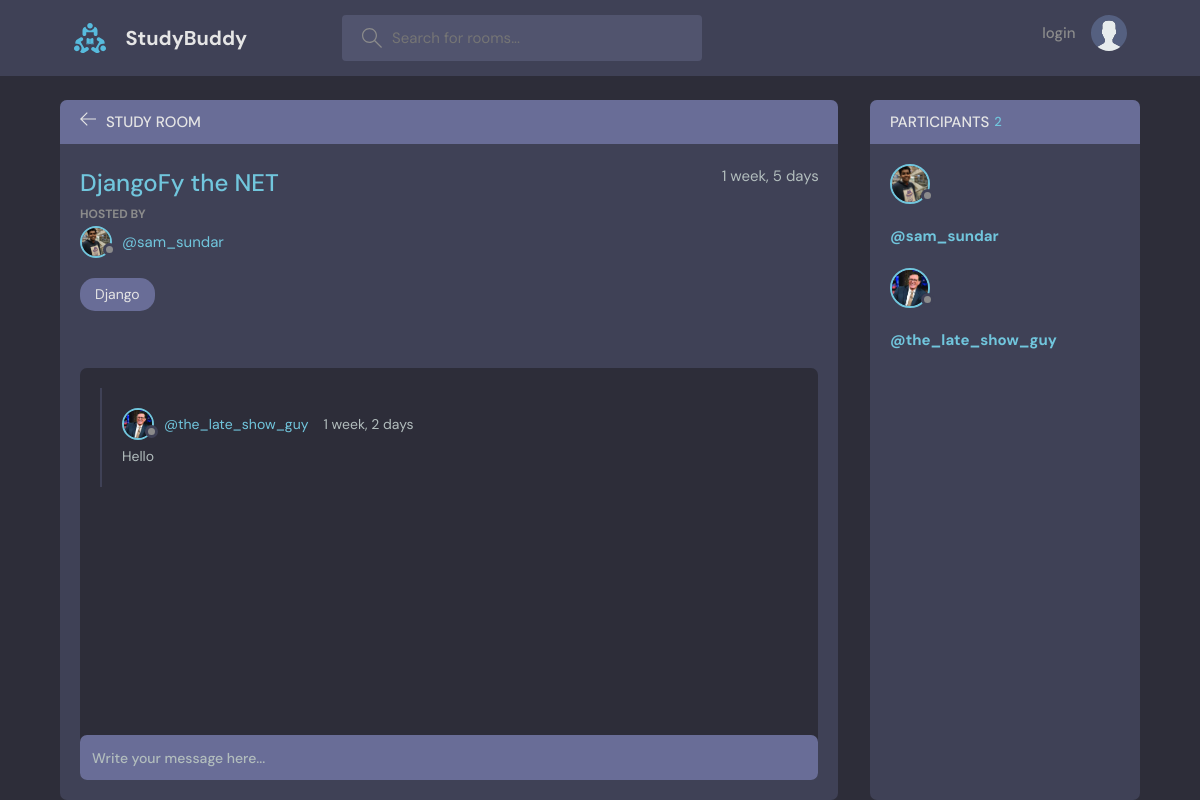
The app's page /room/18/ with its own data.
### base/models.py (models this page shows, shortened)
class Room(models.Model):
    host = models.ForeignKey(User,on_delete=models.SET_NULL,null=True)
    topic=models.ForeignKey(Topic,on_delete=models.SET_NULL,null=True) #if topic was placed below Room then we must put Topic under Singles Commas i.e 'Topic',on_delete=models.CASCADE
    name=models.CharField(max_length=200)
    description=models.TextField(null=True,blank=True);
    participants=models.ManyToManyField(User,related_name='participants',blank=True)
    likes=models.ManyToManyField(User,related_name='likes',blank=True)
    updated =models.DateTimeField(auto_now=True)   #automatic
    created =models.DateTimeField(auto_now_add=True)  #it will only save a value once i.e the time it is created
    def total_likes(self):
        return self.likes.count()
    class Meta:
        ordering = ['-updated','-created']  # '-' puts the new data field before all the prefilled data

class User(AbstractUser):
    name = models.CharField(db_index=True, unique=True, max_length=255,null=True)
    email=models.EmailField(unique=True,null=True)
    bio=models.TextField(null=True)
    avatar=models.ImageField(null=True,default="avatar.svg")
    USERNAME_FIELD ='email'
    REQUIRED_FIELDS = ['username']

class Topic(models.Model):
    name=models.CharField(max_length=200)
    def __str__(self):
        return self.name

class Message(models.Model):
    user=models.ForeignKey(User,on_delete=models.CASCADE)
    room=models.ForeignKey(Room,on_delete=models.CASCADE)
    body=models.TextField()
    updated=models.DateTimeField(auto_now=True)
    created=models.DateTimeField(auto_now_add=True)
    class Meta:
        ordering = ['-updated','-created']  # '-' puts the new data field before all the prefilled data

### base/views.py (the view, shortened to what this page needs)
# urls.py: path('room/<str:pk>/',views.room,name="room"),
def room(request,pk):
    room=Room.objects.get(id=pk)
    room_messages=room.message_set.all().order_by('-created')
    participants=room.participants.all()
    stuff=get_object_or_404(Room,id=pk)
    total_likes=stuff.total_likes()
    context={'room':room,'room_messages':room_messages,'participants':participants,'total_likes':total_likes}
    return render(request,'base/room.html',context)

### base/templates/base/room.html (shortened to what this page needs)
{% extends 'main.html' %}
{% block content %}
    <main class="profile-page layout layout--2">
      <div class="container">
        <div class="room">
          <div class="room__top">
            <div class="room__topLeft">
              <a href="{%url 'home' %}">
                <svg version="1.1" xmlns="http://www.w3.org/2000/svg" width="32" height="32" viewBox="0 0 32 32">
                  <title>arrow-left</title>
                  <path
                    d="M13.723 2.286l-13.723 13.714 13.719 13.714 1.616-1.611-10.96-10.96h27.625v-2.286h-27.625l10.965-10.965-1.616-1.607z"
                  ></path>
                </svg>
              </a>
              <h3>Study Room</h3>
            </div>
          </div>
          <div class="room__box scroll">
            <div class="room__header scroll">
              <div class="room__info">
                <h3>{{room.name}}</h3>
                <span>
                  {{room.created|timesince}}
                </span>
              </div>
              <div class="room__hosted">
                <p>Hosted By</p>
                <a href="{% url 'user-profile' room.host.id %}" class="room__author">
                  <div class="avatar avatar--small">
                    <img src="{{room.host.avatar.url}}" />
                  </div>
                  <span>@{{room.host.username}}</span>
                </a>
              </div>
              <span class="room__topics">{{room.topic}}</span>
            </div>
            <div class="room__conversation">
              <div class="threads scroll">
                {% for message in room_messages %}
                <div class="thread">
                  <div class="thread__top">
                    <div class="thread__author">
                      <a href="{% url 'user-profile' message.user.id %}" class="thread__authorInfo">
                        <div class="avatar avatar--small">
                          <img src="{{message.user.avatar.url}}" />
                        </div>
                        <span>@{{message.user.username}}</span>
                      </a>
                      <span class="thread__date">{{message.created|timesince}}</span>
                    </div>
                  </div>
                  <div class="thread__details">
                   {{message.body}}
                  </div>
                </div>
                {% endfor %}
              </div>
            </div>
          </div>
          <div class="room__message">
            <form action="" method="POST">
              <input name="body" placeholder="Write your message here..." />
            </form>
          </div>
        </div>
        <div class="participants">
          <h3 class="participants__top">Participants <span>{{participants.count}}</span></h3>
          <div class="participants__list scroll">
            {% for user in participants%}
            <a href="{% url 'user-profile' user.id %}" class="participant">
              <div class="avatar avatar--medium">
                <img src="{{user.avatar.url}}" />
              </div>
              <p>
                <h3>@{{user.username}}</3>
              </p>
            </a>
            {% endfor %}
          </div>
        </div>
      </div>
    </main>
{% endblock content %}

### records on screen
Room: name "DjangoFy the NET", created "1 week, 5 days", host.avatar (picture), host.username "sam_sundar", topic "Django"
Message: user.avatar (picture), user.username "the_late_show_guy", created "1 week, 2 days", body "Hello"
User: avatar (picture), username "sam_sundar"
User: avatar (picture), username "the_late_show_guy"

### other values on screen
{{ participants.count }} "2"
